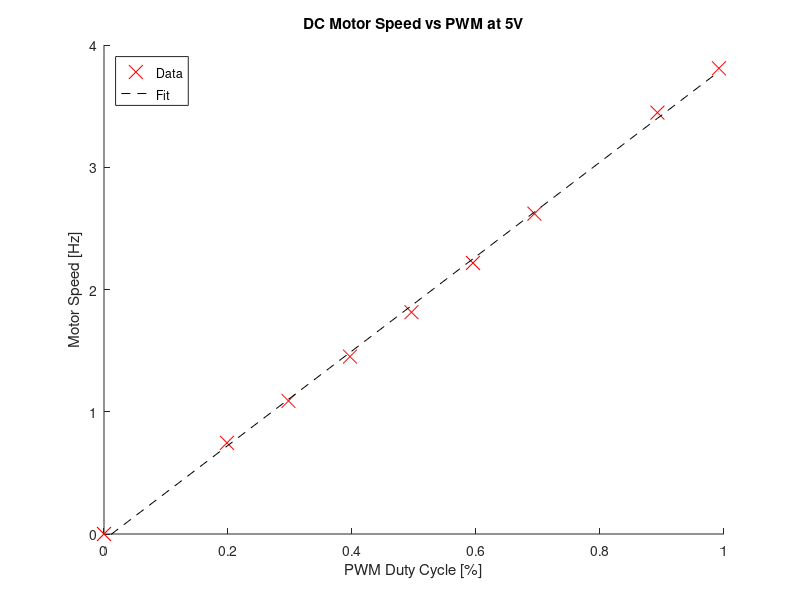

Here is the MATLAB script that generated this plot:
% MECH 423
% Exercise 4
% Motor Speed vs Duty Cycle
% Felix Wilton      Lazar Stanojevic
% 2024-11-06

% ChatGPT and Matlab forums were referenced to produce parts of this code
clear;close all;clc;

%%
PWMs = [0, 13000, 19500, 26000, 32500, 39000, 45500, 58500, 65000];
%speed_Hz = [0, 0.7742205, 1.129943, 1.506591, 1.883239, 2.301737, 2.720234, 3.578155, 3.954802];
speed_Hz = [0. 0.7458, 1.0884, 1.4512, 1.8141, 2.2172, 2.6203, 3.4467, 3.8095];
%old_counts_per_cycle = 236; % Estimate used to generate data
%new_counts_per_cycle = 245; % From datasheet
PWM_max = 65535;
%speed_Hz = speed_Hz * old_counts_per_cycle / new_counts_per_cycle;
PWM_percent = PWMs/PWM_max;

p = polyfit(PWM_percent, speed_Hz, 1);
fprintf("Line of Best Fit: w [Hz] = %.4f*PWM [%%] + %.4f\n", p(1), p(2));

figure;
scatter(PWM_percent, speed_Hz, 100, 'r', 'x');
hold on;
plot(PWM_percent, polyval(p, PWM_percent), 'k--');
legend("Data", "Fit", 'location', 'northwest');
ylabel('Motor Speed [Hz]');
ylim([0 4]);
xlabel('PWM Duty Cycle [%]');
title("DC Motor Speed vs PWM at 5V");
saveas(gcf, 'SpeedPWMRelationship.png');